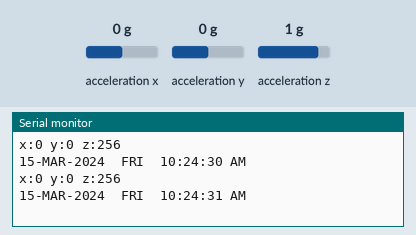
Bench run of a sketch on a simulated Arduino Uno, built with avr-gcc and run on an emulated ATmega328P. On the bench: the last lines printed to the serial monitor. Wiring (inferred from the names in the program): ADXL345 accelerometer at I2C address 0x53. The test bench sets the inputs (shaded band); at power-on: acceleration x 0 g, acceleration y 0 g, acceleration z 1 g. The local clock reads 2024-03-15 10:24:30 at power-on unless the sketch sets it.

Above: at 1.8 s.
1.9 s: acceleration x set to -1.4 g
At 2.8 s:
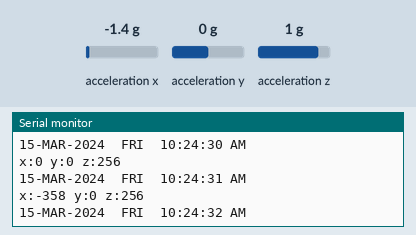
3.4 s: acceleration y set to -1.4 g
At 4.7 s:
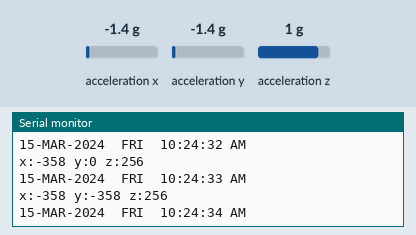
4.9 s: acceleration z set to -1.4 g
At 5.8 s:
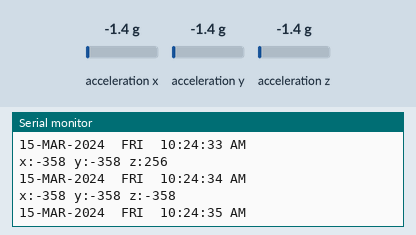
Timing chart, 0 to 7.9 s (numbered marks = the images above; inputs shaded):
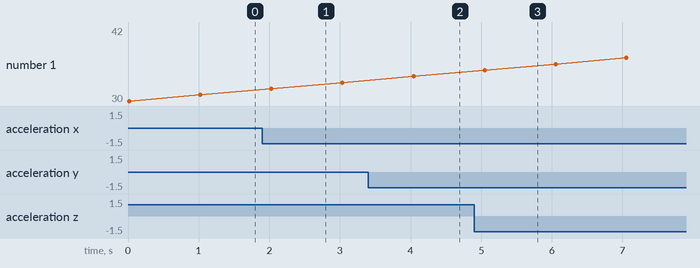

The sketch:

buoy.ino
```cpp
#include <Wire.h> //I2C
#include <RTClib.h>
#include <RH_ASK.h>
#include <SPI.h>
#include "buoy.h"

//adxl raw sensor readouts 16-bit signed values
int16_t adxlXYZ[3];
//driver for RF
RH_ASK driver;
RTC_DS3231 rtc;

//I2C
//writes a word to a given register address for a specified hardware dev (I2C)
void i2cWrite(uint8_t dev, uint8_t address, uint8_t word) {
  Wire.beginTransmission(dev);  // start transmission to I2C device and take control of bus
  Wire.write(address); // send register address
  Wire.write(word); // send data/command to write
  Wire.endTransmission(); //frees I2C bus
}

//reads num words starting from pointed address from dev to provivded buffer (I2C)
//Warning: Assumes size of buffer >= num
void i2cRead(uint8_t dev, uint8_t address, uint8_t num, uint8_t buffer[])
{
  Wire.beginTransmission(dev);  // start transmission to I2C device
  Wire.write(address);          // send register address
  Wire.endTransmission();
  Wire.requestFrom(dev, num);  // request for read from pointed address

  uint8_t i = 0;
  while (Wire.available())  //reads from wire buffer byte by byte until empty
  {
    buffer[i++] = Wire.read();
  }
}

//ADXL345
//startup sequence for ADXL345
void adxlInit()
{
  i2cWrite(ADXL_ADD, DATA_FORMAT, 0x0B); //full res, full range
  i2cWrite(ADXL_ADD, POWER_CTL, 0x00); //resets register
  i2cWrite(ADXL_ADD, POWER_CTL, 0x08); //starts measurement
}

//get signed 16-bit raw acceleration measurements for each axis
void adxlGetXYZ(int16_t* x, int16_t* y, int16_t* z)
{
  uint8_t xyz[6];
  i2cRead(ADXL_ADD, DATAX0, 6, xyz);
  *x = (xyz[1] << 8) + (xyz[0]);
  *y = (xyz[3] << 8) + (xyz[2]);
  *z = (xyz[5] << 8) + (xyz[4]);
}

//prints (and plots) the current global variable values for accelerometer readouts
void adxlPrintXYZ(int16_t x, int16_t y, int16_t z)
{
  Serial.print("x:");
  Serial.print(x);
  Serial.print(' ');
  Serial.print("y:");
  Serial.print(y);
  Serial.print(' ');
  Serial.print("z:");
  Serial.print(z);
  Serial.println("");
}

//set calibration offsets for each axis signed 8-bit ints
void adxlSetOffset(int8_t x, int8_t y, int8_t z)
{
  i2cWrite(ADXL_ADD, OFSX, x);
  i2cWrite(ADXL_ADD, OFSY, y);
  i2cWrite(ADXL_ADD, OFSZ, z);
}

//read calibration offsets
void adxlGetOffset(int8_t* x, int8_t* y, int8_t* z)
{
  i2cRead(ADXL_ADD, OFSX, 1, x);
  i2cRead(ADXL_ADD, OFSY, 1, y);
  i2cRead(ADXL_ADD, OFSZ, 1, z);
}

//prints the current offsets for ADXL axis xyz in hex format
void adxlPrintOffset()
{
  int8_t offsetXYZ[3];
  adxlGetOffset(&offsetXYZ[0], &offsetXYZ[1], &offsetXYZ[2]);
  Serial.print("x: ");
  Serial.print(offsetXYZ[0], HEX);
  Serial.print(" y: ");
  Serial.print(offsetXYZ[1], HEX);
  Serial.print(" z: ");
  Serial.print(offsetXYZ[2], HEX);
  Serial.println("");
}

//reads and prints ADXL readouts sub 20Hz frequency
void adxlTest()
{
  adxlGetXYZ(&adxlXYZ[0],&adxlXYZ[1],&adxlXYZ[2]);
  adxlPrintXYZ(adxlXYZ[0],adxlXYZ[1],adxlXYZ[2]);
  //delay(50);
}

int rf_init(void)
{
    if(!driver.init())
    {
        return 0;
    }
    else
    {
        return 1;
    }
}

void send_msg(char* msg)
{
    driver.send((uint8_t *)msg, strlen(msg) + 1);
    driver.waitPacketSent();
}

int init_rtc(const int ALARM_PIN)
{
    rtc.begin();
    pinMode(ALARM_PIN, INPUT_PULLUP);
    rtc.writeSqwPinMode(DS3231_OFF);
    rtc.disableAlarm(1);
    rtc.clearAlarm(1);
}

void print_date()
{
  const char dayInWords[7][4] = {"SUN", "MON", "TUE", "WED", "THU", "FRI", "SAT"};

  const char monthInWords[13][4] = {" ", "JAN", "FEB", "MAR", "APR", "MAY", "JUN",
                                         "JUL", "AUG", "SEP", "OCT", "NOV", "DEC"};

  DateTime rtcTime = rtc.now();

  int ss = rtcTime.second();
  int mm = rtcTime.minute();
  int hh = rtcTime.twelveHour();
  int DD = rtcTime.dayOfTheWeek();
  int dd = rtcTime.day();

  int MM = rtcTime.month();
  int yyyy = rtcTime.year();
  if (dd < 10) Serial.print("0");
  Serial.print(dd);
  Serial.print("-");
  Serial.print(monthInWords[MM]);
  Serial.print("-");
  Serial.print(yyyy);

  Serial.print("  ");
  Serial.print(dayInWords[DD]);
  Serial.print("  ");


  if (hh < 10) Serial.print("0");
  Serial.print(hh);
  Serial.print(':');

  if (mm < 10) Serial.print("0");
  Serial.print(mm);
  Serial.print(':');

  if (ss < 10) Serial.print("0");
  Serial.print(ss);

  if (rtcTime.isPM()) Serial.println(" PM");
  else Serial.println(" AM");
}

void setup()
{
  Serial.begin(9600);  //Initiates serial communications via USB
  Wire.begin(); //initiates I2C
  adxlInit();
  //adxlSetOffset(0, 0, 0); //sensor offset calibration
  //adxlPrintOffset();
}

void loop()
{
  adxlTest();
  print_date();
  delay(1000);
}
```

Measured:
- after the input at 1.9 s, the serial monitor: prints a new line after 0.11 s (image 1)
- after the input at 3.4 s, the serial monitor: prints a new line after 0.62 s (image 2)
- after the input at 4.9 s, the serial monitor: prints a new line after 0.13 s (image 3)
